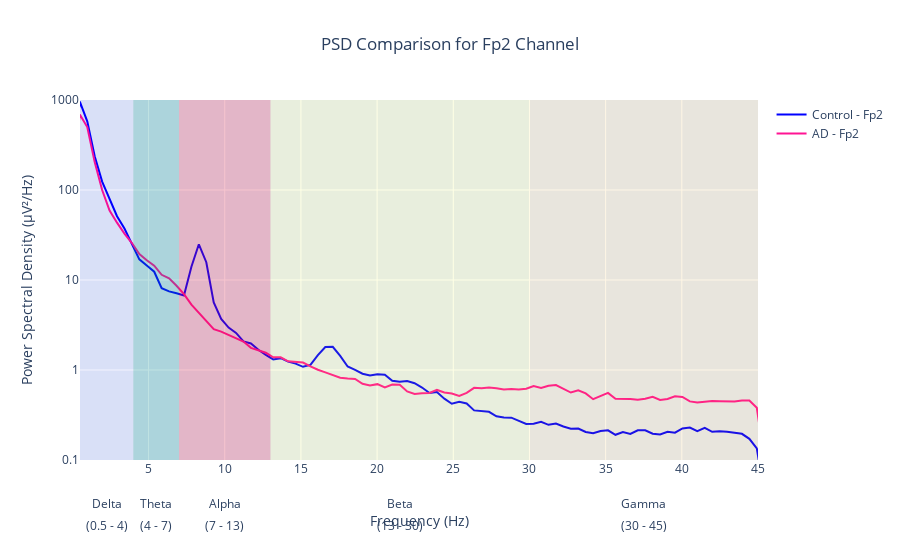

Source (notebook cell):
### Code cell
fig = go.Figure()
fig.add_trace(go.Scatter(
    x = fp2_control,
    y = fp2_psd_control,
    mode = 'lines',
    name = 'Control - Fp2',
    line = dict(color = "blue", 
                width = 2)
))
fig.add_trace(go.Scatter(
    x = fp2_ad,
    y = fp2_psd_ad,
    mode = 'lines',
    name = 'AD - Fp2',
    line = dict(color = "deeppink", 
                width = 2)
))
fig.update_layout(
    title = dict(text = "PSD Comparison for Fp2 Channel",
                 x = 0.5,
                 xanchor = "center"),
    xaxis = dict(
        title = dict(text = "Frequency (Hz)",
                     standoff = 40),
        range = [0.5, 45]),
    yaxis = dict(
        title = "Power Spectral Density (µV²/Hz)",
        type = "log",
        range = [math.log10(0.1), math.log10(1000)],
        tickmode = 'array',
        tickvals = [0.1, 1, 10, 100, 1000],
        ticktext = ['0.1', '1', '10', '100','1000']),
    shapes = shapes,
    annotations = band_annotations + band_label_annotations,
    margin = dict(b = 100))
fig.show()

### Figure 1 — Plotly figure (JSON) as saved in the notebook; plotly's stock layout.template omitted (floating-point values rounded to 4 significant figures; data arrays with more than 128 entries replaced by an {"elided": "..."} marker saying what was removed)
{"data": [{"line": {"color": "blue", "width": 2}, "mode": "lines", "name": "Control - Fp2", "type": "scatter", "x": {"elided": "513 float values"}, "y": {"elided": "513 float values"}}, {"line": {"color": "deeppink", "width": 2}, "mode": "lines", "name": "AD - Fp2", "type": "scatter", "x": {"elided": "513 float values"}, "y": {"elided": "513 float values"}}], "layout": {"annotations": [{"showarrow": false, "text": "Delta", "x": 2.25, "xanchor": "center", "xref": "x", "y": -0.15, "yref": "paper"}, {"showarrow": false, "text": "Theta", "x": 5.5, "xanchor": "center", "xref": "x", "y": -0.15, "yref": "paper"}, {"showarrow": false, "text": "Alpha", "x": 10, "xanchor": "center", "xref": "x", "y": -0.15, "yref": "paper"}, {"showarrow": false, "text": "Beta", "x": 21.5, "xanchor": "center", "xref": "x", "y": -0.15, "yref": "paper"}, {"showarrow": false, "text": "Gamma", "x": 37.5, "xanchor": "center", "xref": "x", "y": -0.15, "yref": "paper"}, {"showarrow": false, "text": "(0.5 - 4)", "x": 2.25, "xanchor": "center", "xref": "x", "y": -0.21, "yref": "paper"}, {"showarrow": false, "text": "(4 - 7)", "x": 5.5, "xanchor": "center", "xref": "x", "y": -0.21, "yref": "paper"}, {"showarrow": false, "text": "(7 - 13)", "x": 10, "xanchor": "center", "xref": "x", "y": -0.21, "yref": "paper"}, {"showarrow": false, "text": "(13 - 30)", "x": 21.5, "xanchor": "center", "xref": "x", "y": -0.21, "yref": "paper"}, {"showarrow": false, "text": "(30 - 45)", "x": 37.5, "xanchor": "center", "xref": "x", "y": -0.21, "yref": "paper"}], "margin": {"b": 100}, "shapes": [{"fillcolor": "blue", "line": {"width": 0}, "opacity": 0.05, "type": "rect", "x0": 0.5, "x1": 4, "xref": "x", "y0": 0, "y1": 1, "yref": "paper"}, {"fillcolor": "darkcyan", "line": {"width": 0}, "opacity": 0.25, "type": "rect", "x0": 4, "x1": 7, "xref": "x", "y0": 0, "y1": 1, "yref": "paper"}, {"fillcolor": "crimson", "line": {"width": 0}, "opacity": 0.25, "type": "rect", "x0": 7, "x1": 13, "xref": "x", "y0": 0, "y1": 1, "yref": "paper"}, {"fillcolor": "yellow", "line": {"width": 0}, "opacity": 0.1, "type": "rect", "x0": 13, "x1": 30, "xref": "x", "y0": 0, "y1": 1, "yref": "paper"}, {"fillcolor": "orange", "line": {"width": 0}, "opacity": 0.1, "type": "rect", "x0": 30, "x1": 45, "xref": "x", "y0": 0, "y1": 1, "yref": "paper"}], "title": {"text": "PSD Comparison for Fp2 Channel", "x": 0.5, "xanchor": "center"}, "xaxis": {"range": [0.5, 45], "title": {"standoff": 40, "text": "Frequency (Hz)"}}, "yaxis": {"range": [-1, 3], "tickmode": "array", "ticktext": ["0.1", "1", "10", "100", "1000"], "tickvals": [0.1, 1, 10, 100, 1000], "title": {"text": "Power Spectral Density (µV²/Hz)"}, "type": "log"}}}
